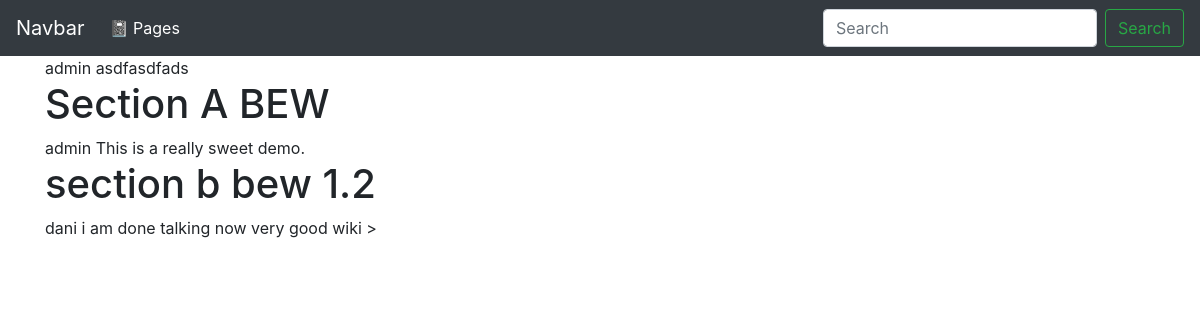
Before: / with the older database file.
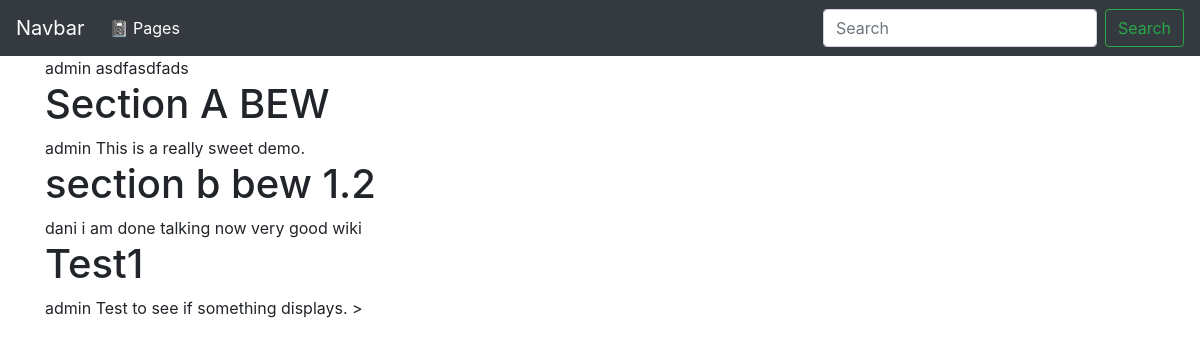
After: the same page with the newer database file.
### wiki/views.py (the view)
# urls.py: path('', PageList.as_view(), name='wiki-list-page'),
class PageList(ListView):
    model = Page
    template_name = 'list.html'
    def get(self, request):
        pages = self.get_queryset().all()
        context = {'pages': pages}
        return render(request, self.template_name, context)

### wiki/templates/list.html
{% extends "base.html" %}
{% block content %}
{% for pages in pages %}
  <h1>{{ pages.title }}</h1>
  {{ pages.author }}
  {{ pages.content }}
{% endfor %}
{% endblock %}

### templates/base.html (shortened to what this page needs)
<!doctype html>
<html lang="en">
  <head>
    <link rel="stylesheet" href="https://stackpath.bootstrapcdn.com/bootstrap/4.3.1/css/bootstrap.min.css">
  </head>
  <body>
    <nav class="navbar navbar-expand-md navbar-dark bg-dark fixed-top">
      <a class="navbar-brand" href="#">Navbar</a>
      <div class="collapse navbar-collapse" id="navbarsExampleDefault">
        <ul class="navbar-nav mr-auto">
          <li class="nav-item active">
            <a class="nav-link" href="">📓 Pages <span class="sr-only">(current)</span></a>
          </li>
        </ul>
        <form class="form-inline my-2 my-lg-0">
          <input class="form-control mr-sm-2" type="text" placeholder="Search" aria-label="Search">
          <button class="btn btn-outline-success my-2 my-sm-0" type="submit">Search</button>
        </form>
      </div>
    </nav>
    <main role="main" class="container">
        {% block content %}{% endblock %}>
    </main>
  </body>

Changed rows visible on the page:
added Page: title "Test1", author "admin", content "Test to see if something displays."
